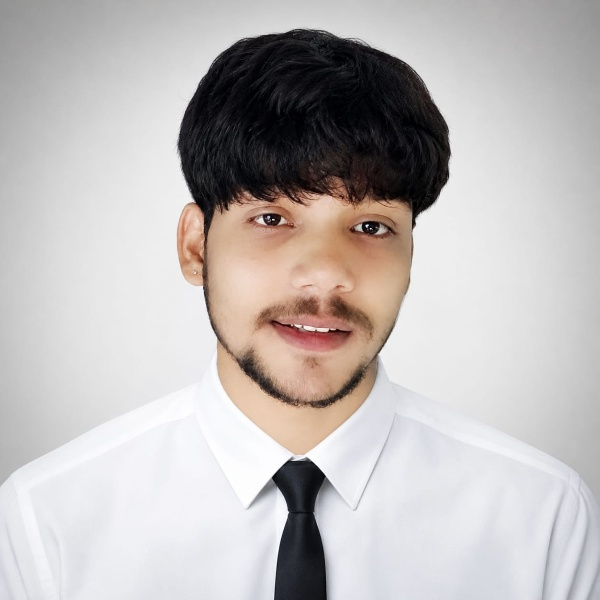
#> input picture CV_Unit2_Assignment/15_Frequency_HPF/input.jpg, 600 x 600 px
$ python program.py
#> lines starting #> are read from the running program, lines starting #| are printed output that depends on the picture
import cv2
import numpy as np

img = cv2.imread("input.jpg", cv2.IMREAD_GRAYSCALE)
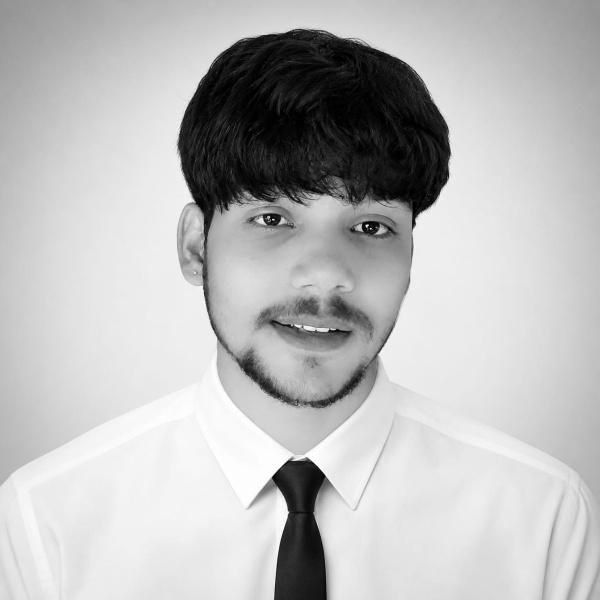
#> img: shape (600, 600); min 0, max 255, mean 187
img_float = np.float32(img)

dft = cv2.dft(img_float, flags=cv2.DFT_COMPLEX_OUTPUT)
dft_shifted = np.fft.fftshift(dft)

rows, cols = img.shape
#> rows = 600; cols = 600
crow, ccol = rows // 2, cols // 2
#> crow = 300; ccol = 300

radius = 30
mask = np.ones((rows, cols, 2), np.float32)
cv2.circle(mask, (ccol, crow), radius, (0, 0), -1)

filtered_dft = dft_shifted * mask

dft_inverse_shifted = np.fft.ifftshift(filtered_dft)
img_reconstructed = cv2.idft(dft_inverse_shifted)
img_reconstructed = cv2.magnitude(img_reconstructed[:, :, 0], img_reconstructed[:, :, 1])
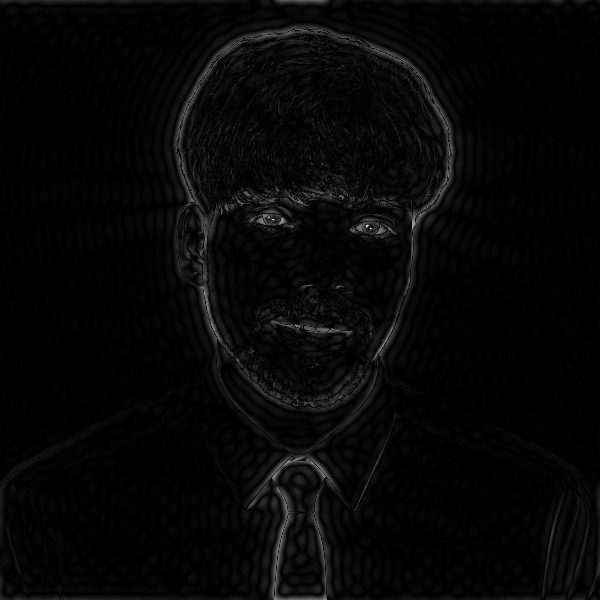
#> img_reconstructed: shape (600, 600) float32; min 5.78, max 75294296, mean 2105806.5; drawn with min black and max white

img_reconstructed = cv2.normalize(img_reconstructed, None, 0, 255, cv2.NORM_MINMAX)

cv2.imwrite("output.png", img_reconstructed.astype(np.uint8))
